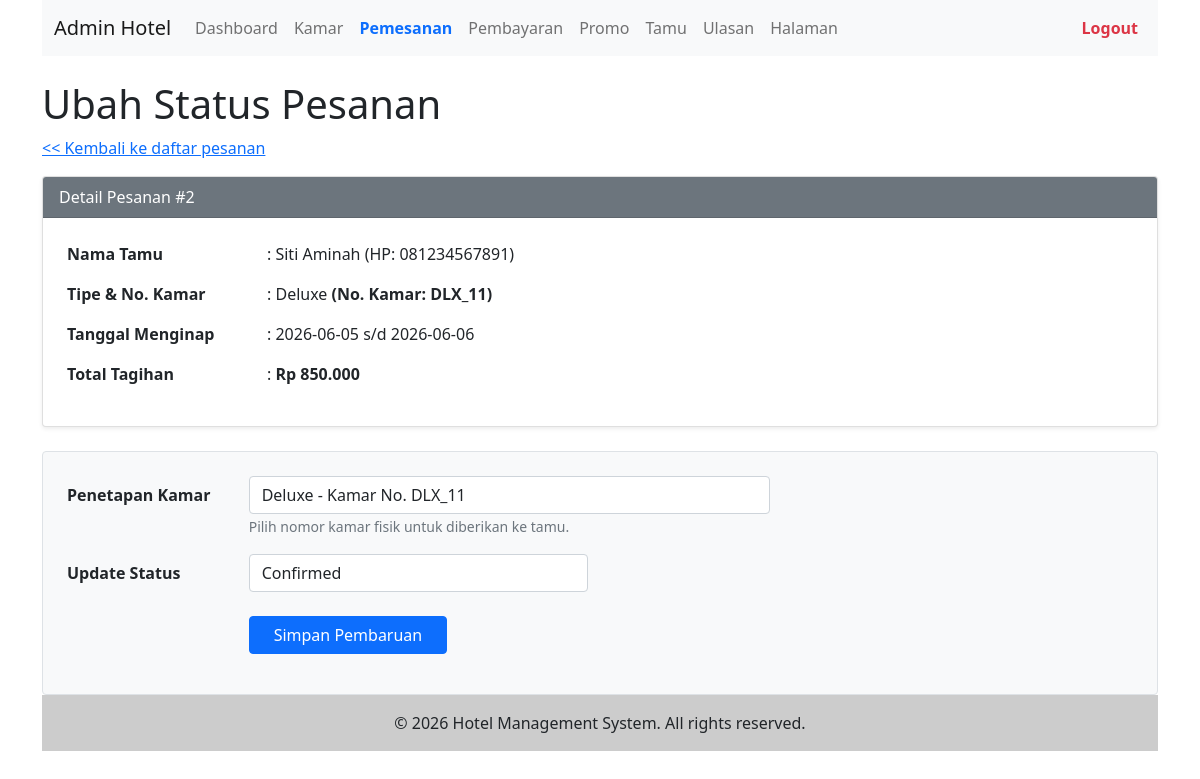
The app's page /admin/booking_edit.php?id=2 (signed in) with its own data.
### tables this page shows
CREATE TABLE booking (
    id_booking INT AUTO_INCREMENT PRIMARY KEY,
    id_user INT NOT NULL,
    id_kamar INT NOT NULL,
    id_promo INT NULL,
    checkin DATE NOT NULL,
    checkout DATE NOT NULL,
    total_harga DECIMAL(12,2) NOT NULL,
    status VARCHAR(30) NOT NULL DEFAULT 'Pending',
    FOREIGN KEY (id_user) REFERENCES user(id_user) ON DELETE CASCADE,
    FOREIGN KEY (id_kamar) REFERENCES kamar(id_kamar) ON DELETE RESTRICT,
    FOREIGN KEY (id_promo) REFERENCES promo(id_promo) ON DELETE SET NULL
);

CREATE TABLE user (
    id_user INT AUTO_INCREMENT PRIMARY KEY,
    nama VARCHAR(100) NOT NULL,
    email VARCHAR(100) NOT NULL UNIQUE,
    password VARCHAR(100) NOT NULL,
    token_ganti_password VARCHAR(255) NULL,  
    no_hp VARCHAR(15)
);

CREATE TABLE tipe_kamar (
    id_tipe INT AUTO_INCREMENT PRIMARY KEY,
    nama_tipe VARCHAR(50) NOT NULL,
    harga DECIMAL(12,2) NOT NULL,
    stok INT NOT NULL DEFAULT 0,
    fasilitas TEXT,
    foto VARCHAR(255) NULL  
);

CREATE TABLE kamar (
    id_kamar INT AUTO_INCREMENT PRIMARY KEY,
    id_tipe INT NOT NULL,
    nomor_kamar VARCHAR(10) NOT NULL UNIQUE,
    status_kamar VARCHAR(20) NOT NULL DEFAULT 'Tersedia',
    FOREIGN KEY (id_tipe) REFERENCES tipe_kamar(id_tipe) ON DELETE RESTRICT
);

### admin/booking_edit.php (the view, shortened to what this page needs)
<?php include("inc_header.php") ?>
<?php
$id = isset($_GET['id']) ? mysqli_real_escape_string($koneksi, $_GET['id']) : "";
$sql1 = "SELECT booking.*, user.nama, user.no_hp, kamar.nomor_kamar, tipe_kamar.nama_tipe
         FROM booking
         LEFT JOIN user ON booking.id_user = user.id_user
         LEFT JOIN kamar ON booking.id_kamar = kamar.id_kamar
         LEFT JOIN tipe_kamar ON kamar.id_tipe = tipe_kamar.id_tipe
         WHERE id_booking = '$id'";
$q1   = mysqli_query($koneksi, $sql1);
$r1   = mysqli_fetch_array($q1);
?>
<h1>Ubah Status Pesanan</h1>
<div class="mb-3 row">
    <a href="booking.php"><< Kembali ke daftar pesanan</a>
</div>
<?php if ($r1) { ?>
<div class="card mb-4 shadow-sm">
    <div class="card-header bg-secondary text-white">
        Detail Pesanan #<?php echo $r1['id_booking'] ?>
    </div>
    <div class="card-body">
        <table class="table table-borderless">
            <tr>
                <th width="200">Nama Tamu</th>
                <td>: <?php echo $r1['nama'] ?> (HP: <?php echo $r1['no_hp'] ?>)</td>
            </tr>
            <tr>
                <th>Tipe & No. Kamar</th>
                <td>:
                    <?php echo $r1['nama_tipe'] ?? 'Tipe Belum Diset' ?>
                    <b>(No. Kamar: <?php echo $r1['nomor_kamar'] ?? 'Belum diset' ?>)</b>
                </td>
            </tr>
            <tr>
                <th>Tanggal Menginap</th>
                <td>: <?php echo $r1['checkin'] ?> s/d <?php echo $r1['checkout'] ?></td>
            </tr>
            <tr>
                <th>Total Tagihan</th>
                <td>: <b>Rp <?php echo number_format($r1['total_harga'], 0, ',', '.') ?></b></td>
            </tr>
        </table>
    </div>
</div>
<form action="" method="post" class="border p-4 bg-light rounded">
    <div class="mb-3 row">
        <label for="id_kamar" class="col-sm-2 col-form-label"><b>Penetapan Kamar</b></label>
        <div class="col-sm-6">
            <select name="id_kamar" class="form-control" id="id_kamar">
                <?php
                $sql_k = "SELECT kamar.*, tipe_kamar.nama_tipe
                          FROM kamar
                          LEFT JOIN tipe_kamar ON kamar.id_tipe = tipe_kamar.id_tipe
                          WHERE kamar.status_kamar = 'Tersedia' OR kamar.id_kamar = '".$r1['id_kamar']."'
                          ORDER BY tipe_kamar.nama_tipe ASC, kamar.nomor_kamar ASC";
                $q_k = mysqli_query($koneksi, $sql_k);
                while($rk = mysqli_fetch_array($q_k)){
                    $selected = ($r1['id_kamar'] == $rk['id_kamar']) ? 'selected' : '';
                    echo "<option value='".$rk['id_kamar']."' $selected>".$rk['nama_tipe']." - Kamar No. ".$rk['nomor_kamar']."</option>";
                }
                ?>
            </select>
            <small class="text-muted">Pilih nomor kamar fisik untuk diberikan ke tamu.</small>
        </div>
    </div>
    <div class="mb-3 row">
        <label for="status" class="col-sm-2 col-form-label"><b>Update Status</b></label>
        <div class="col-sm-4">
            <select name="status" class="form-control" id="status">
                <option value="Confirmed" <?php if($r1['status'] == 'Confirmed') echo 'selected' ?>>Confirmed</option>
            </select>
        </div>
    </div>
    <div class="mb-3 row mt-4">
        <div class="col-sm-2"></div>
        <div class="col-sm-10">
            <input type="submit" name="simpan" value="Simpan Pembaruan" class="btn btn-primary px-4" />
        </div>
    </div>
</form>
<?php } ?>
<?php include("inc_footer.php") ?>

### records on screen
booking: id_booking "2", id_user.nama "Siti Aminah", id_user.no_hp "081234567891", tipe_kamar.nama_tipe "Deluxe", id_kamar.nomor_kamar "DLX_11", checkin "2026-06-05", checkout "2026-06-06", total_harga "850.000", status "Confirmed"

### other values on screen
form field id_kamar "Deluxe - Kamar No. DLX_11"
